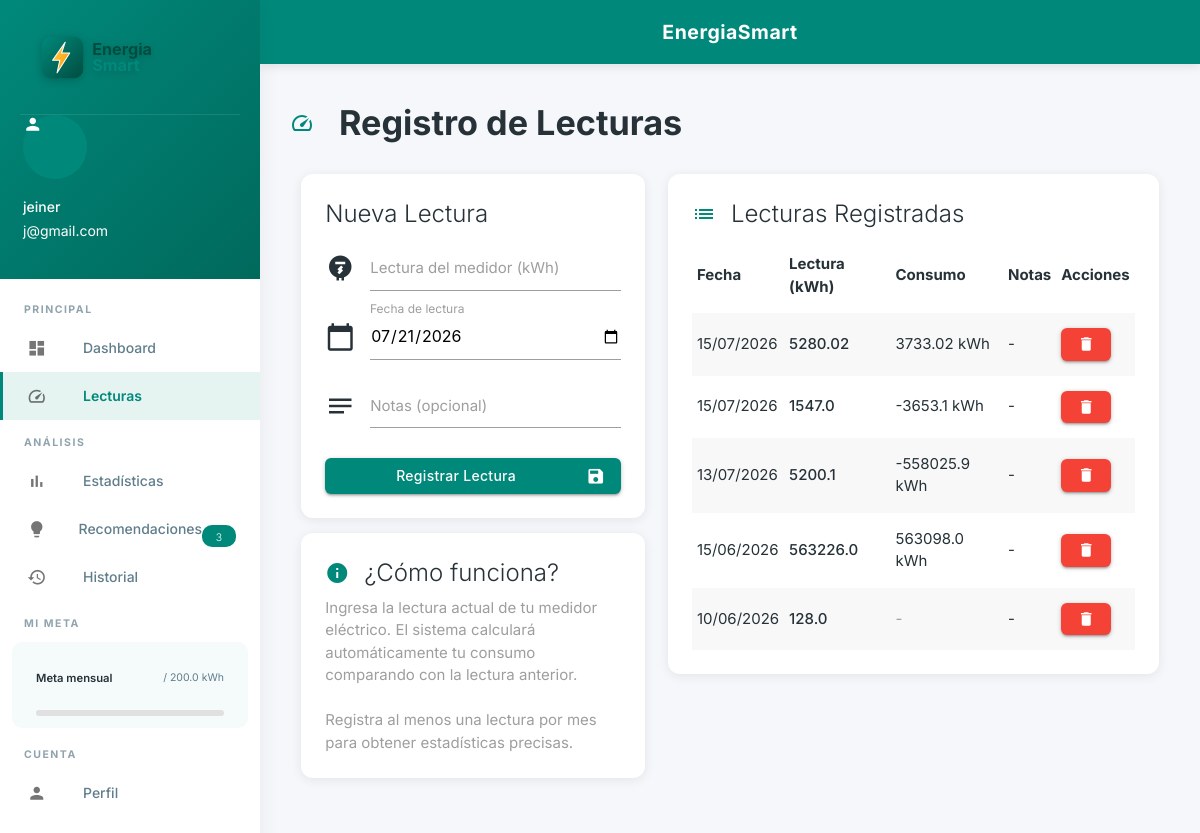
Screenshot of /readings (signed in) with the database file from the repository.
### models.py (models this page shows, shortened)
class User(UserMixin, db.Model):
    __tablename__ = 'users'
    id = db.Column(db.Integer, primary_key=True)
    name = db.Column(db.String(100), nullable=False)
    email = db.Column(db.String(120), unique=True, nullable=False)
    password_hash = db.Column(db.String(256), nullable=False)
    monthly_goal_kwh = db.Column(db.Float, default=200.0)
    tariff_rate = db.Column(db.Float, default=0.15)
    currency = db.Column(db.String(10), default='USD')
    notifications_enabled = db.Column(db.Boolean, default=True)
    created_at = db.Column(db.DateTime, default=datetime.utcnow)
    readings = db.relationship('Reading', backref='user', lazy=True, cascade='all, delete-orphan')

class Reading(db.Model):
    __tablename__ = 'readings'
    id = db.Column(db.Integer, primary_key=True)
    user_id = db.Column(db.Integer, db.ForeignKey('users.id'), nullable=False)
    meter_reading = db.Column(db.Float, nullable=False)
    reading_date = db.Column(db.Date, nullable=False, default=datetime.utcnow)
    notes = db.Column(db.String(255), default='')
    created_at = db.Column(db.DateTime, default=datetime.utcnow)

### app.py (the view)
@app.route('/readings')
@login_required
def readings_page():
    readings = Reading.query.filter_by(user_id=current_user.id).order_by(Reading.reading_date.desc()).all()
    return render_template('readings.html', readings=readings)

### app.py (called while the page is built)
@login_manager.user_loader
def load_user(user_id):
    return User.query.get(int(user_id))

### templates/readings.html (shortened to what this page needs)
{% extends "base.html" %}
{% block body %}
<ul id="slide-out" class="sidenav sidenav-fixed">
    <li>
        <div class="user-view sidebar-header">
            <div class="background teal darken-2"></div>
            <div class="sidebar-logo">
                <img src="{{ url_for('static', filename='img/logo.svg') }}" alt="EnergiaSmart" style="width: 180px; height: auto; padding: 10px 0;">
            </div>
            <a href="{{ url_for('profile_page') }}"><i class="material-icons circle white-text teal darken-1">person</i></a>
            <a href="{{ url_for('profile_page') }}"><span class="white-text name">{{ current_user.name }}</span></a>
            <a href="{{ url_for('profile_page') }}"><span class="white-text email">{{ current_user.email }}</span></a>
        </div>
    </li>
    <li class="sidebar-section">PRINCIPAL</li>
    <li><a href="{{ url_for('dashboard') }}" class="waves-effect"><i class="material-icons">dashboard</i>Dashboard</a></li>
    <li><a href="{{ url_for('readings_page') }}" class="waves-effect active"><i class="material-icons">speed</i>Lecturas</a></li>
    <li class="sidebar-section">ANÁLISIS</li>
    <li><a href="{{ url_for('statistics_page') }}" class="waves-effect"><i class="material-icons">bar_chart</i>Estadísticas</a></li>
    <li><a href="{{ url_for('recommendations_page') }}" class="waves-effect"><i class="material-icons">lightbulb</i>Recomendaciones<span class="badge new" data-badge="3">3</span></a></li>
    <li><a href="{{ url_for('history_page') }}" class="waves-effect"><i class="material-icons">history</i>Historial</a></li>
    <li class="sidebar-section">MI META</li>
    <li class="sidebar-goal">
        <div class="goal-info">
            <span class="goal-label">Meta mensual</span>
            <span class="goal-value">{{ current_consumption }} / {{ current_user.monthly_goal_kwh }} kWh</span>
        </div>
        <div class="progress goal-progress">
        </div>
    </li>
    <li class="sidebar-section">CUENTA</li>
    <li><a href="{{ url_for('profile_page') }}" class="waves-effect"><i class="material-icons">person</i>Perfil</a></li>
    <li><a href="{{ url_for('settings_page') }}" class="waves-effect"><i class="material-icons">settings</i>Configuración</a></li>
</ul>
<main class="main-content">
    <nav class="nav-extended teal darken-1">
        <div class="nav-wrapper">
            <a href="{{ url_for('dashboard') }}" class="brand-logo center">EnergiaSmart</a>
        </div>
    </nav>
    <div class="container-fluid">
        <h4 class="page-title"><i class="material-icons left">speed</i>Registro de Lecturas</h4>
        <div class="row">
            <div class="col s12 l5">
                <div class="card z-depth-2">
                    <div class="card-content">
                        <span class="card-title">Nueva Lectura</span>
                        <form id="readingForm" method="POST" action="{{ url_for('add_reading') }}">
                            <div class="input-field">
                                <i class="material-icons prefix">electric_meter</i>
                                <input id="meter_reading" name="meter_reading" type="number" step="0.01" min="0" required>
                                <label for="meter_reading">Lectura del medidor (kWh)</label>
                            </div>
                            <div class="input-field">
                                <i class="material-icons prefix">calendar_today</i>
                                <input id="reading_date" name="reading_date" type="date" value="">
                                <label for="reading_date" class="active">Fecha de lectura</label>
                            </div>
                            <div class="input-field">
                                <i class="material-icons prefix">notes</i>
                                <textarea id="notes" name="notes" class="materialize-textarea"></textarea>
                                <label for="notes">Notas (opcional)</label>
                            </div>
                            <button class="btn waves-effect waves-light teal darken-1" type="submit" style="width: 100%;">
                                <i class="material-icons right">save</i>Registrar Lectura
                            </button>
                        </form>
                    </div>
                </div>
                <div class="card z-depth-2">
                    <div class="card-content">
                        <span class="card-title"><i class="material-icons left">info</i>¿Cómo funciona?</span>
                        <p class="grey-text">Ingresa la lectura actual de tu medidor eléctrico. El sistema calculará automáticamente tu consumo comparando con la lectura anterior.</p>
                        <br>
                        <p class="grey-text">Registra al menos una lectura por mes para obtener estadísticas precisas.</p>
                    </div>
                </div>
            </div>
            <div class="col s12 l7">
                <div class="card z-depth-2">
                    <div class="card-content">
                        <span class="card-title"><i class="material-icons left">list</i>Lecturas Registradas</span>
                        <table class="striped highlight responsive-table">
                            <thead>
                                <tr>
                                    <th>Fecha</th>
                                    <th>Lectura (kWh)</th>
                                    <th>Consumo</th>
                                    <th>Notas</th>
                                    <th>Acciones</th>
                                </tr>
                            </thead>
                            <tbody>
                                {% for reading in readings %}
                                <tr>
                                    <td>{{ reading.reading_date.strftime('%d/%m/%Y') }}</td>
                                    <td><strong>{{ reading.meter_reading }}</strong></td>
                                    <td>
                                        {% if loop.index < readings|length %}
                                            {% set prev = readings[loop.index] %}
                                            {{ (reading.meter_reading - prev.meter_reading)|round(2) }} kWh
                                        {% else %}
                                            <span class="grey-text">-</span>
                                        {% endif %}
                                    </td>
                                    <td>{{ reading.notes or '-' }}</td>
                                    <td>
                                        <a class="btn-small waves-effect waves-light red delete-reading" data-id="{{ reading.id }}">
                                            <i class="material-icons">delete</i>
                                        </a>
                                    </td>
                                </tr>
                                {% endfor %}
                            </tbody>
                        </table>
                    </div>
                </div>
            </div>
        </div>
    </div>
</main>
{% endblock %}

### static/css/style.css (style rules this page uses)
:root { --primary: #00897b; --primary-dark: #00695c; --primary-light: #4db6ac; --accent: #ff8f00; --bg: #f5f7fa; --card-bg: #ffffff; --text-primary: #263238; --text-secondary: #607d8b; --shadow: 0 2px 12px rgba(0,0,0,0.08); --shadow-hover: 0 8px 30px rgba(0,0,0,0.12); --radius: 12px; --sidebar-width: 260px; }
* { margin: 0; padding: 0; box-sizing: border-box; }
body { font-family: 'Inter', sans-serif; background: var(--bg); color: var(--text-primary); overflow-x: hidden; }
.sidenav { width: var(--sidebar-width) !important; background: #fff; box-shadow: 2px 0 20px rgba(0,0,0,0.05); }
.sidenav li a { color: var(--text-secondary) !important; font-weight: 500; padding: 0 24px; height: 48px; line-height: 48px; transition: all 0.2s ease; border-left: 3px solid transparent; display: flex; align-items: center; }
.sidenav li a.active { background: rgba(0,137,123,0.1) !important; color: var(--primary) !important; border-left: 3px solid var(--primary); font-weight: 600; }
.sidenav li a i { margin-right: 12px; font-size: 1.3rem; }
.sidebar-section { padding: 16px 24px 8px !important; font-size: 0.7rem; font-weight: 700; color: #90a4ae !important; letter-spacing: 1.5px; text-transform: uppercase; height: auto !important; line-height: normal !important; background: transparent !important; cursor: default !important; }
.sidenav li a .badge { margin-left: auto; background: var(--primary) !important; border-radius: 10px; font-size: 0.7rem; padding: 2px 8px; min-width: 22px; text-align: center; }
.sidenav li a .badge.new { background: var(--primary) !important; }
.sidebar-goal { padding: 12px 24px !important; height: auto !important; background: rgba(0,137,123,0.04) !important; margin: 4px 12px; border-radius: 10px; cursor: default !important; }
.goal-info { display: flex; justify-content: space-between; align-items: center; margin-bottom: 8px; }
.goal-label { font-size: 0.75rem; font-weight: 600; color: var(--text-primary); }
.goal-value { font-size: 0.7rem; color: var(--text-secondary); }
.goal-progress { height: 6px !important; border-radius: 3px; background: #e0e0e0; margin: 0; }
.sidebar-header { padding: 20px !important; }
.sidebar-header .background { background: linear-gradient(135deg, var(--primary), var(--primary-dark)) !important; }
.sidebar-logo { text-align: center; padding: 5px 0; border-bottom: 1px solid rgba(255,255,255,0.1); }
.sidebar-logo img { filter: drop-shadow(0 2px 4px rgba(0,0,0,0.2)); }
.main-content { margin-left: var(--sidebar-width); min-height: 100vh; }
.nav-extended { background: linear-gradient(135deg, var(--primary), var(--primary-dark)) !important; box-shadow: 0 2px 10px rgba(0,0,0,0.1); }
.nav-wrapper { padding: 0 20px; }
.brand-logo { font-weight: 700; font-size: 1.3rem !important; letter-spacing: 0.5px; }
.container-fluid { padding: 20px 30px; max-width: 1400px; }
.page-title { font-weight: 700; color: var(--text-primary); margin: 20px 0 25px; display: flex; align-items: center; gap: 10px; }
.page-title i { color: var(--primary); }
.card { border-radius: var(--radius); border: none; box-shadow: var(--shadow); transition: box-shadow 0.3s; }
.card-title { font-weight: 600; color: var(--text-primary); display: flex; align-items: center; gap: 8px; }
.card-title i { color: var(--primary); }
.progress { border-radius: 4px; background: #e0e0e0; }
.btn, .btn-small { border-radius: 6px; font-weight: 500; text-transform: none; letter-spacing: 0.3px; }
.btn-teal, .teal { background: var(--primary) !important; }
.card { animation: fadeInUp 0.4s ease-out; }

### rows the page displays
User: name "jeiner", email "j@gmail.com", monthly_goal_kwh "200.0"
Reading: reading_date "15/07/2026", meter_reading "5280.02", (reading.meter_reading-prev.meter_reading)|round(2) "3733.02", notes "-"
Reading: reading_date "15/07/2026", meter_reading "1547.0", (reading.meter_reading-prev.meter_reading)|round(2) "-3653.1", notes "-"
Reading: reading_date "13/07/2026", meter_reading "5200.1", (reading.meter_reading-prev.meter_reading)|round(2) "-558025.9", notes "-"
Reading: reading_date "15/06/2026", meter_reading "563226.0", (reading.meter_reading-prev.meter_reading)|round(2) "563098.0", notes "-"
Reading: reading_date "10/06/2026", meter_reading "128.0", notes "-"
